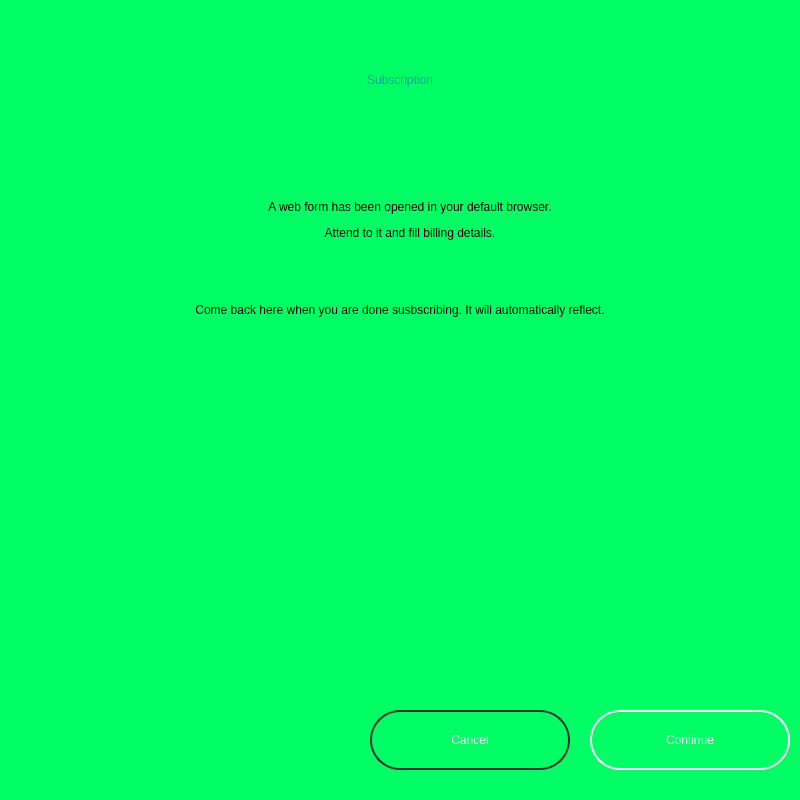
<?xml version="1.0" encoding="UTF-8"?>
<ui version="4.0">
 <class>Form</class>
 <widget class="QWidget" name="Form">
  <property name="geometry">
   <rect>
    <x>0</x>
    <y>0</y>
    <width>800</width>
    <height>800</height>
   </rect>
  </property>
  <property name="windowTitle">
   <string>Form</string>
  </property>
  <property name="styleSheet">
   <string notr="true">background-color: rgb(0, 255, 100);
font: 57 10pt &quot;Quicksand Medium&quot;;
color: rgb(255, 255, 255);</string>
  </property>
  <widget class="QPushButton" name="cancelButton">
   <property name="geometry">
    <rect>
     <x>370</x>
     <y>710</y>
     <width>200</width>
     <height>60</height>
    </rect>
   </property>
   <property name="styleSheet">
    <string notr="true">color: rgb(255, 255, 255);
border-style: solid;
border-width: 2px;
border-radius: 30px;
border-color: rgb(50, 50, 50);</string>
   </property>
   <property name="text">
    <string>Cancel</string>
   </property>
  </widget>
  <widget class="QPushButton" name="continueButton">
   <property name="geometry">
    <rect>
     <x>590</x>
     <y>710</y>
     <width>200</width>
     <height>60</height>
    </rect>
   </property>
   <property name="styleSheet">
    <string notr="true">color: rgb(255, 255, 255);
border-style: outset;
border-width: 2px;
border-radius: 30px;
</string>
   </property>
   <property name="text">
    <string>Continue</string>
   </property>
  </widget>
  <widget class="QLabel" name="label_6">
   <property name="geometry">
    <rect>
     <x>40</x>
     <y>30</y>
     <width>720</width>
     <height>100</height>
    </rect>
   </property>
   <property name="styleSheet">
    <string notr="true">color: rgb(0, 158, 158);
background-color: rgba(255, 255, 255, 0);
font: 63 30pt &quot;Quicksand SemiBold&quot;;</string>
   </property>
   <property name="text">
    <string>&lt;html&gt;&lt;head/&gt;&lt;body&gt;&lt;p align=&quot;center&quot;&gt;Subscription&lt;/p&gt;&lt;/body&gt;&lt;/html&gt;</string>
   </property>
  </widget>
  <widget class="QLabel" name="label">
   <property name="geometry">
    <rect>
     <x>40</x>
     <y>280</y>
     <width>720</width>
     <height>61</height>
    </rect>
   </property>
   <property name="styleSheet">
    <string notr="true">color: rgb(0, 0, 0);
font: 57 10pt &quot;Roboto Mono Medium&quot;;</string>
   </property>
   <property name="text">
    <string>&lt;html&gt;&lt;head/&gt;&lt;body&gt;&lt;p align=&quot;center&quot;&gt;Come back here when you are done susbscribing. It will automatically reflect.&lt;/p&gt;&lt;/body&gt;&lt;/html&gt;</string>
   </property>
   <property name="scaledContents">
    <bool>true</bool>
   </property>
   <property name="wordWrap">
    <bool>true</bool>
   </property>
  </widget>
  <widget class="QLabel" name="label_2">
   <property name="geometry">
    <rect>
     <x>50</x>
     <y>190</y>
     <width>720</width>
     <height>61</height>
    </rect>
   </property>
   <property name="styleSheet">
    <string notr="true">color: rgb(0, 0, 0);
font: 57 10pt &quot;Roboto Mono Medium&quot;;</string>
   </property>
   <property name="text">
    <string>&lt;html&gt;&lt;head/&gt;&lt;body&gt;&lt;p align=&quot;center&quot;&gt;A web form has been opened in your default browser.&lt;/p&gt;&lt;p align=&quot;center&quot;&gt;Attend to it and fill billing details.&lt;/p&gt;&lt;/body&gt;&lt;/html&gt;</string>
   </property>
   <property name="scaledContents">
    <bool>true</bool>
   </property>
   <property name="wordWrap">
    <bool>true</bool>
   </property>
  </widget>
 </widget>
 <resources/>
 <connections/>
</ui>
